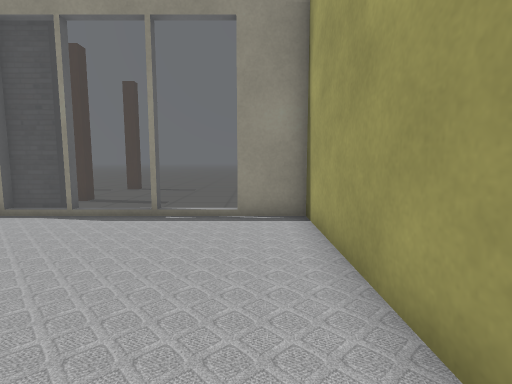
View 1 (above)

20 first-person views from a walk through a Gazebo world. The camera is 0.72 m above the floor, tilts 6° down and sees 85° across. The lines on the ground mark 1 m squares. The floor is counted in squares, 0.5 m on a side. Each view is taken from the middle of a square. On the plan, view 1 faces up. The plan holds only what a view shows up to about 14 squares ahead; the rest is blank. The place goes on beyond the plan. Gazebo's built-in surfaces are drawn with simple patterns.

View 2
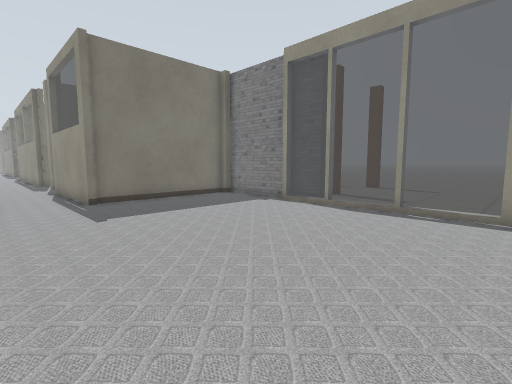

View 3
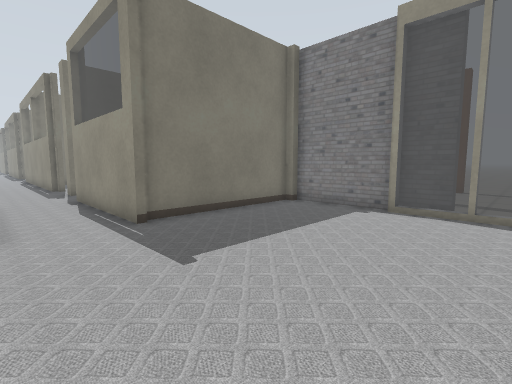

View 4
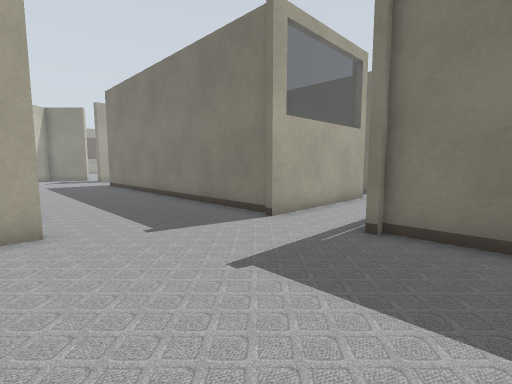

View 5
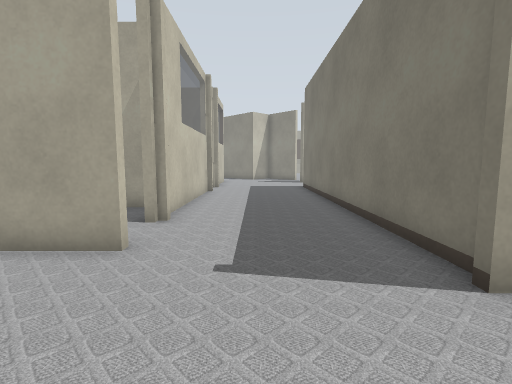

View 6
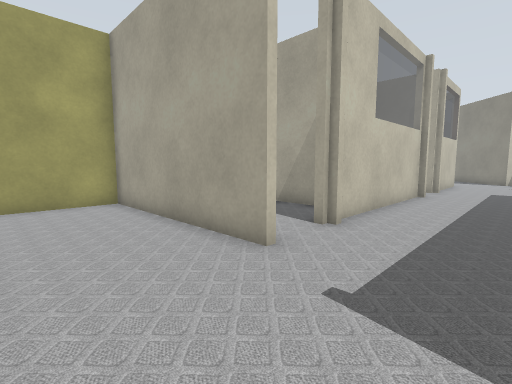

View 7
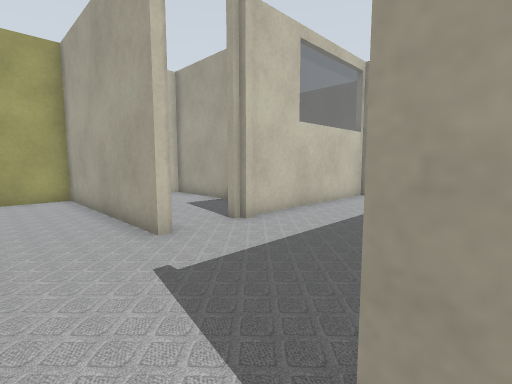

View 8
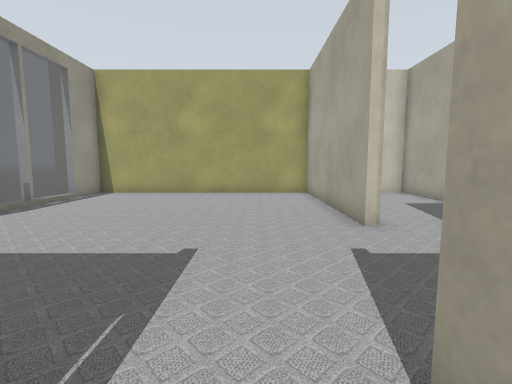

View 9
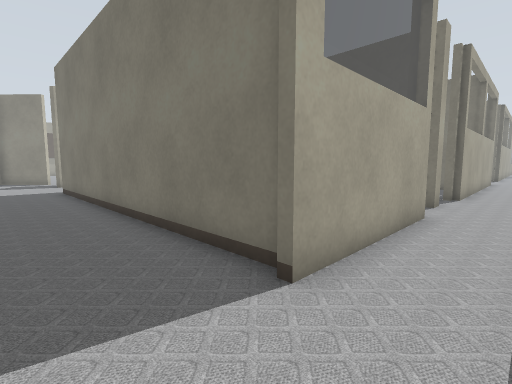

View 10
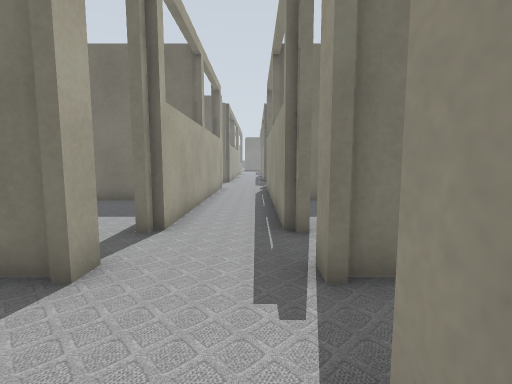

View 11
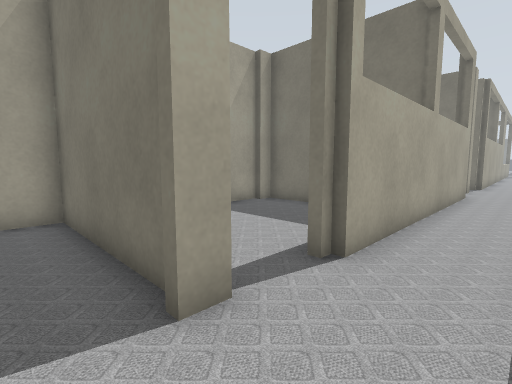

View 12
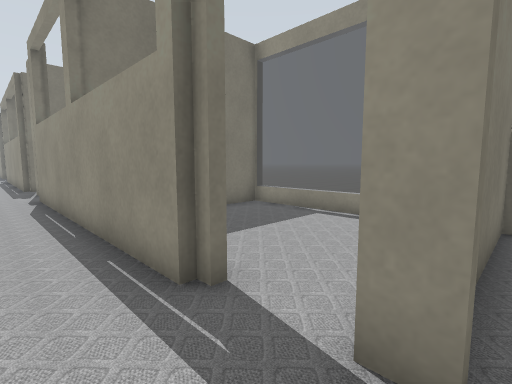

View 13
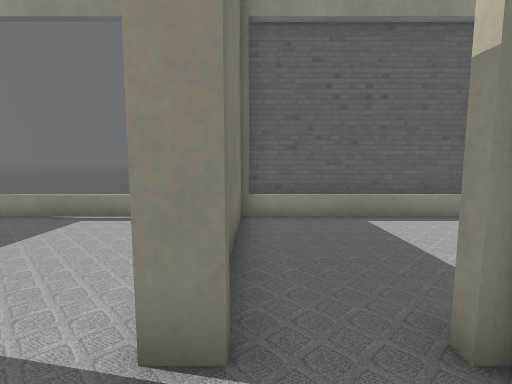

View 14
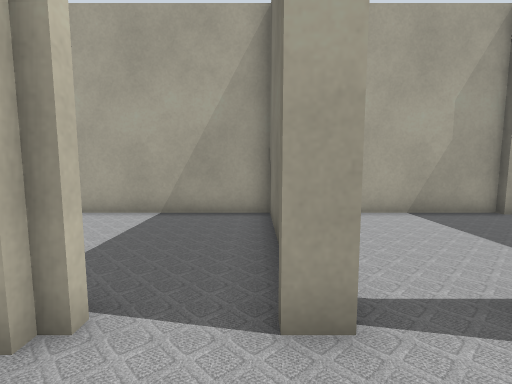

View 15
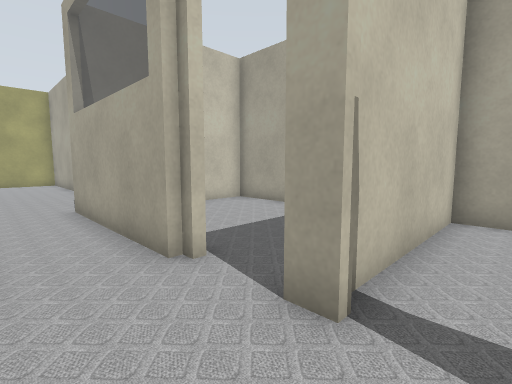

View 16
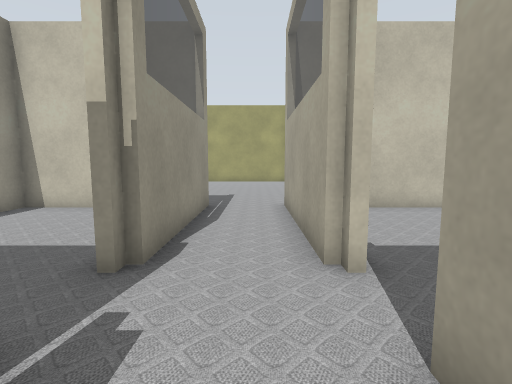

View 17
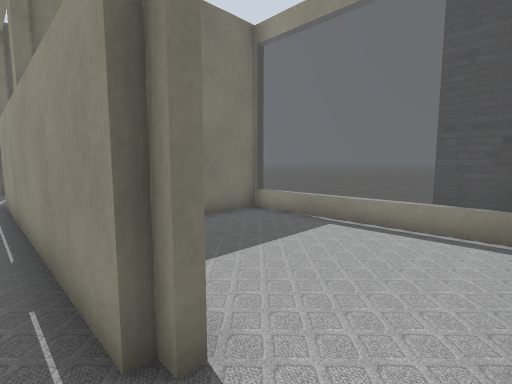

View 18
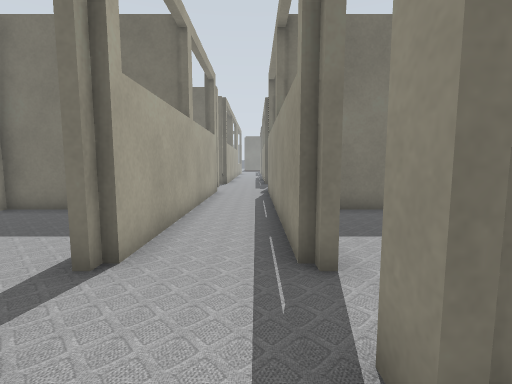

View 19
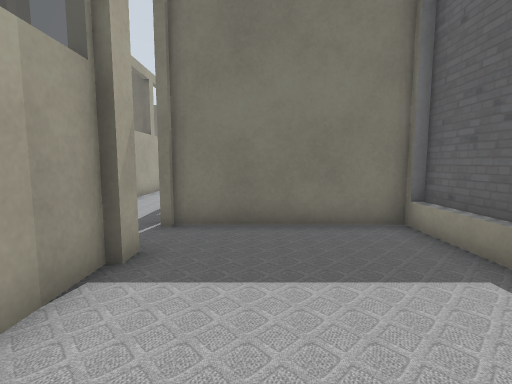

View 20
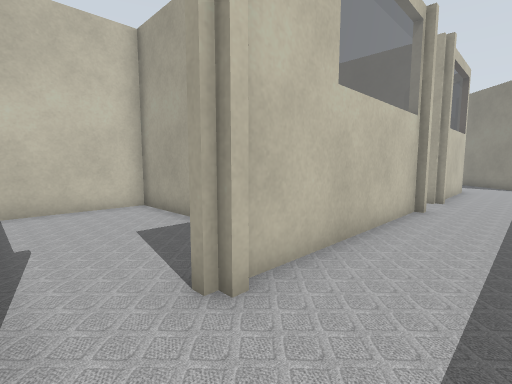

### Floor plan
Key: @ floor where view 1 was taken; # wall or solid block; . floor; = window, fence, low wall or low ledge.
Columns run from 33 left of view 1 to 1 right of it. Each row starts with its distance up from view 1.
 16                            ..  ..
 15          ...              #.. ...
 14     ........              .......
 13     ........              .......
 12        .....              .......
 11                           #........
 10                            ........
  9                            .......
  8        #=====################====##
  7        #======##=====##...  =#=#=##
  6        #......##......#...........#
  5        #......##......#...........#
  4        #......##......#...........#
  3 #      #......##....  #...........#
  2 #.###########.##.######...........#
  1 ..................................#
  0 .................................@#
 -1 #.###########....######...........#
 -2 #      #  ....##....  #.....  #####
 -3        #......##......#.....#######
 -4        #......##......#...........#
 -5        #......##......#....##.....#
 -6        #......##......#....##.....#
 -7        ################....########
 -8                       #....=#
 -9                       #....=#
-10                       #....=#
-11                       #....#
-12                       #....##
-13                       #.....

Where each view was taken, in squares from view 1:
view 1: 0 up, 0 right, facing up
view 2: 1 down, 0 right, facing up-left
view 3: 1 down, 4 left, facing up-left
view 4: 4 up, 5 left, facing down-left
view 5: 2 up, 8 left, facing down
view 6: 1 up, 9 left, facing down-right
view 7: 0 up, 11 left, facing down-right
view 8: 0 up, 12 left, facing right
view 9: 1 up, 8 left, facing down-left
view 10: 1 up, 15 left, facing left
view 11: 1 up, 17 left, facing down-left
view 12: 0 up, 18 left, facing up-left
view 13: 0 up, 18 left, facing up
view 14: 1 up, 18 left, facing down
view 15: 1 up, 20 left, facing down-right
view 16: 0 up, 20 left, facing right
view 17: 1 up, 19 left, facing up-left
view 18: 1 up, 17 left, facing left
view 19: 4 up, 12 left, facing left
view 20: 3 down, 8 left, facing down-right
